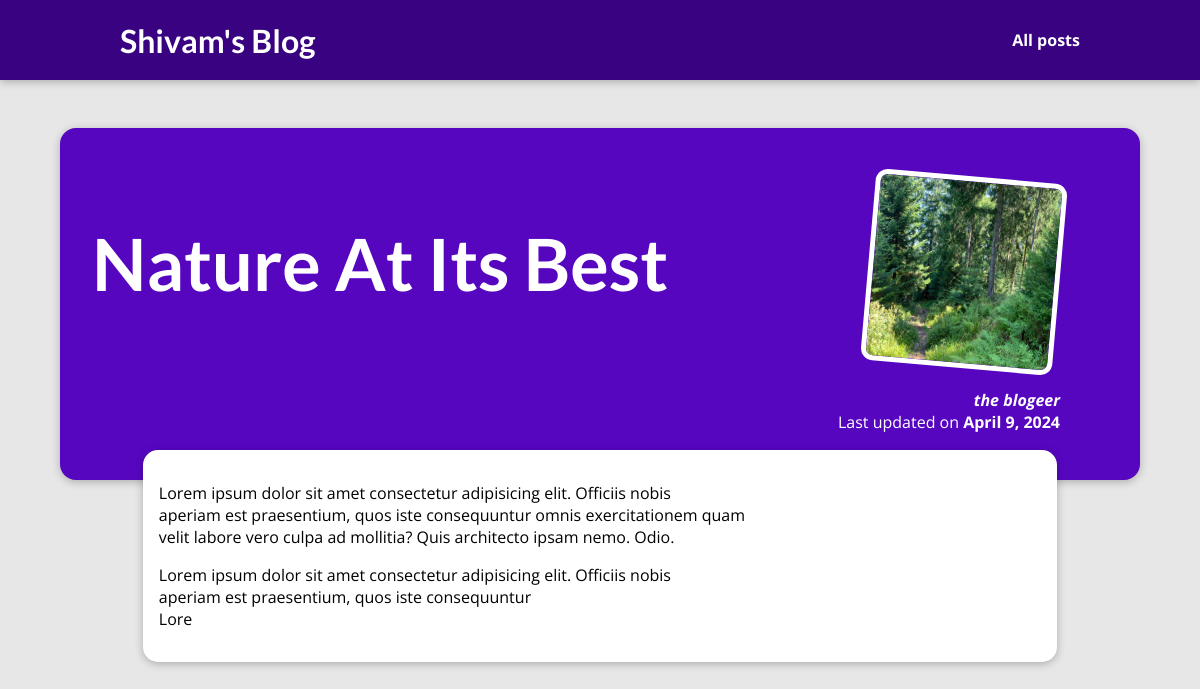
The app's page /posts/into-the-woods with its own data.
### blog/models.py (models this page shows, shortened)
class Blog(models.Model):
    title=models.CharField(max_length=50,null=False)
    image=models.CharField(max_length=50)
    excerpt=models.CharField(max_length=100)
    date=models.DateField()
    slug=models.SlugField(default="",blank=True, null=False,db_index=True)
    content=models.TextField(max_length=500)
    author=models.ForeignKey(Author,on_delete=models.CASCADE,related_name="blogs",null=True)
    tags=models.ManyToManyField(Tags,null=True)

class Author(models.Model):
    firstname=models.CharField(max_length=30)
    lastname=models.CharField(max_length=30,null=True)
    email=models.CharField(max_length=30,null=True)
    def __str__(self):
        return self.firstname+" "+self.lastname

### blog/views.py (the view)
# urls.py: path("posts/<slug:slug>",views.post_detail,name="post-detail-page")
def post_detail(request, slug):
    identified_post=next(post for post in all_post if post.slug==slug)
    return render(request, "blog/post-detail.html",{
        "post": identified_post
    })

### blog/templates/blog/post-detail.html (shortened to what this page needs)
{% extends 'base.html' %}
{% load static %}
{% block css_files %}
<link rel="stylesheet" href="{% static 'blog/postdetail.css' %}" />
{% endblock %}
{% block content %}
<section id="summary">
    <h2>{{post.title}}</h2>
    <article>
        <img src="{% static "blog/images/"|add:post.image %}" alt="Post Title" />
        <address>{{post.author}}</address>
        <div>
            Last updated on <time>{{post.date}}</time>
        </div>
    </article>
    <main>
        {{post.content|linebreaks}}
    </main>
</section>
{% endblock %}

### static/app.css (style rules this page uses)
* { box-sizing: border-box; }
html { font-family: 'Open Sans', 'Lato', sans-serif; }
body { margin: 0; }
h1, h2, h3 { font-family: 'Lato', sans-serif; font-weight: bold; }

### blog/static/blog/postdetail.css (style rules this page uses)
body { background-color: #e7e7e7; }
#summary { margin: 8rem auto 3rem auto; padding: 2rem; width: 90%; max-width: 90rem; border-radius: 16px; background-color: #5706c0; position: relative; box-shadow: 0 2px 8px rgba(0, 0, 0, 0.25); height: 22rem; }
#summary h2 { color: white; font-size: 4.5rem; }
#summary article { position: absolute; top: 2rem; right: 3rem; padding: 1rem 2rem; border-radius: 12px; text-align: right; color: white; }
#summary article img { width: 12rem; height: 12rem; border-radius: 12px; transform: rotateZ(5deg); border: 5px solid white; margin-bottom: 1rem; }
#summary address { font-weight: bold; }
#summary time { font-weight: bold; }
main { width: 90%; max-width: 90rem; margin: 9rem auto; background-color: white; padding: 1rem; border-radius: 15px; box-shadow: 0 2px 8px rgba(0, 0, 0, 0.25); }

### records on screen
Blog: title "Nature At Its Best", image (picture), author "the blogeer", date "April 9, 2024", content "Lorem ipsum dolor sit amet consectetur adipisicing elit. Officiis nobis aperiam est praesentium, quos iste consequuntur omnis exercitationem quam velit labore vero culpa ad mollitia? Quis architecto ipsam nemo. Odio. Lorem ipsum dolor sit amet consectetur adipisicing elit. Officiis nobis aperiam est praesentium, quos iste consequuntur Lore"
